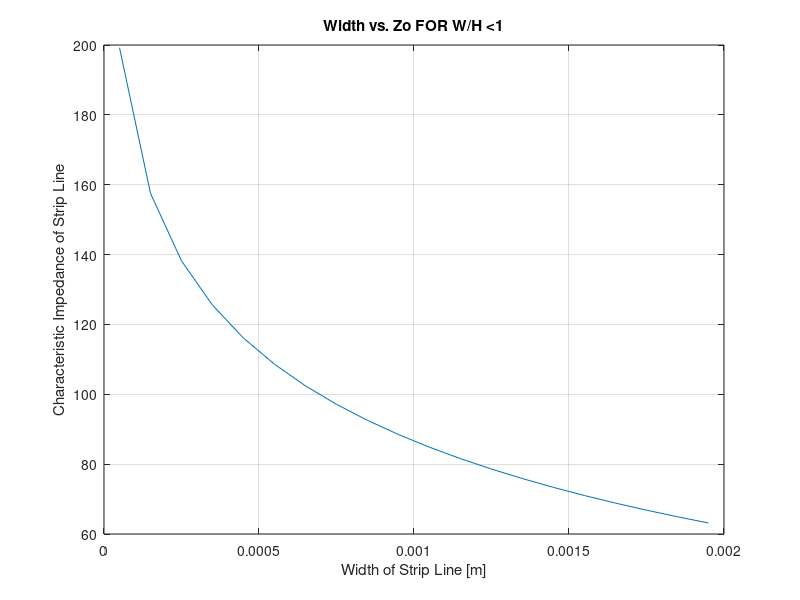
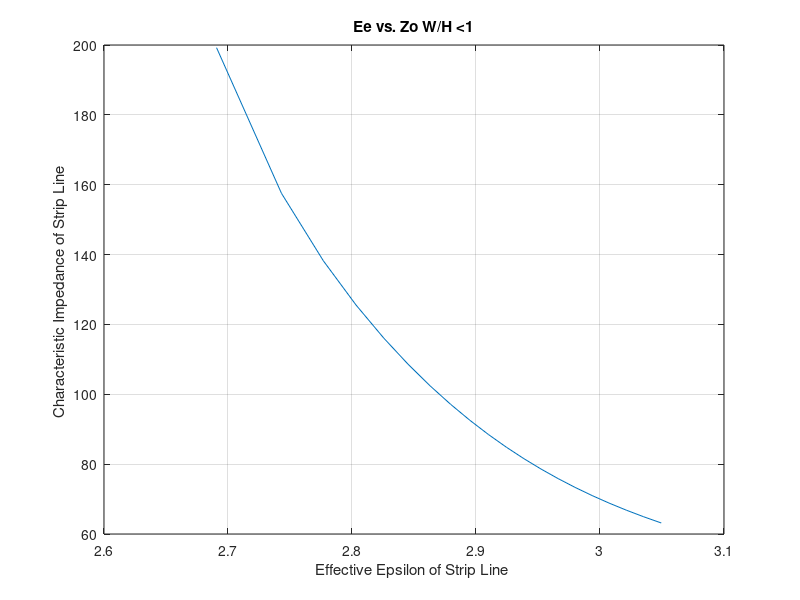
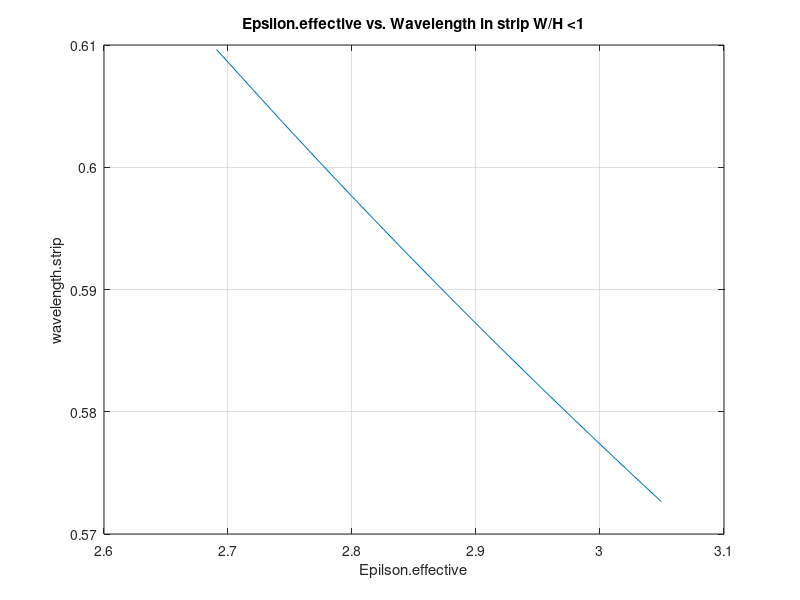

Source code (MATLAB) for these figures, in order:
% Microstrip transmission line calculator
% based on equations from Pozar's "Microwave Engineering"
%
% Matlab routine composed by Michael Hirsch based on the work
% of Gregory L. Charvat, The Electromagnetics Research Group,
% Michigan State University ( Aug. 2006).

%% DATA ENTRY
%Enter Board Parameters Here
h = 1.45E-3; %[m] height (thickness) of board
Er = 4.1; %relative dielectric constant of board (from manufacturer specs)

% Note:  Watch W/h--if it becomes less than one, uncomment the figures at
% the end of this Matlab file and use their data.
%%CALCULATIONS
% calculates effective epsilon and characteristic impedance

%% case W/H<1
Wn=.5:20; % Arbitrary boundary values
Wn=Wn.*0.1E-3;
Ereffn=(Er+1)/2+((Er-1)/2)*((1+12*(h./Wn)).^(-1/2)+0.04*(1-(Wn./h)).^2);
Zon=(60./sqrt(Ereffn)).*log(8*(h./Wn)+0.25.*(Wn./h)); %characteristic impedance of line

%calculate wavelength vs. Er.effective (scalar)
Len=1./sqrt(Ereffn); %scalar for wavelength inside strip

%% case W/H>=1
Ww=1:60; % Arbitrary boundary values
Ww=Ww.*0.1E-3;
Ereffw=(Er+1)/2+((Er-1)./(2*sqrt(1+12*h./Ww)));
Zow=120*pi./(sqrt(Ereffw).*(Ww/h+1.393+(2/3)*log(Ww/h+1.444))); %characteristic impedance of line

%calculate wavelength vs. Er.effective (scalar)
Lew=1./sqrt(Ereffw); %scalar for wavelength inside strip
%% DISPLAY

%{
%case W/H>=1

figure
plot(Ww,Zow); %Taking into account Er.effective, what must width be?
xlabel('Width of Strip Line [m]');
ylabel('Characteristic Impedance of Strip Line');
title('Width vs. Zo FOR W/H >=1');
grid on;


figure
plot(Ereffw,Zow);
xlabel('Effective Epsilon of Strip Line');
ylabel('Characteristic Impedance of Strip Line ');
title('Er.effective vs. Zo FOR W/H >=1');
grid on;

figure
plot(Ereffw,Lew);
xlabel('Er.effective');
ylabel('wavelength.strip');
title('Er.effective vs. Wavelength in strip W/H >=1');
grid on;
%}

%case W/H<1
figure
plot(Wn,Zon); %Taking into account Er.effective, what must width be?
xlabel('Width of Strip Line [m]');
ylabel('Characteristic Impedance of Strip Line');
title('Width vs. Zo FOR W/H <1');
grid on;

figure
plot(Ereffn,Zon);
xlabel('Effective Epsilon of Strip Line ');
ylabel('Characteristic Impedance of Strip Line ');
title('Ee vs. Zo W/H <1');
grid on;

figure
plot(Ereffn,Len);
xlabel('Epilson.effective');
ylabel('wavelength.strip');
title('Epsilon.effective vs. Wavelength in strip W/H <1');
grid on;

